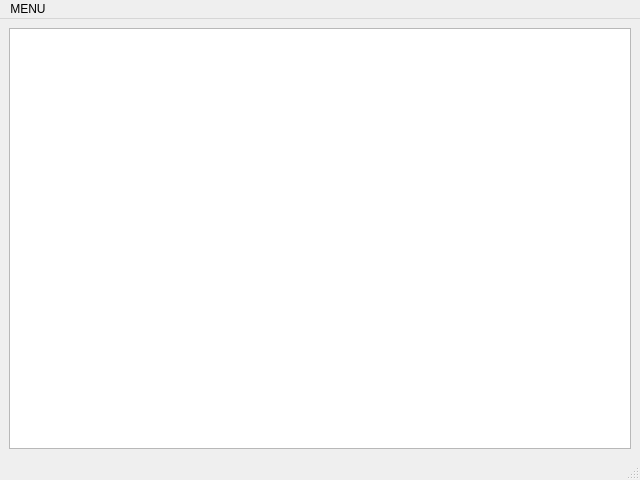
<?xml version="1.0" encoding="UTF-8"?>
<ui version="4.0">
 <class>MainWindow</class>
 <widget class="QMainWindow" name="MainWindow">
  <property name="geometry">
   <rect>
    <x>0</x>
    <y>0</y>
    <width>640</width>
    <height>480</height>
   </rect>
  </property>
  <property name="windowTitle">
   <string>Text Editor</string>
  </property>
  <widget class="QWidget" name="centralwidget">
   <layout class="QGridLayout" name="gridLayout">
    <item row="0" column="0">
     <widget class="QTextEdit" name="textEdit"/>
    </item>
   </layout>
  </widget>
  <widget class="QMenuBar" name="menubar">
   <property name="geometry">
    <rect>
     <x>0</x>
     <y>0</y>
     <width>640</width>
     <height>23</height>
    </rect>
   </property>
   <widget class="QMenu" name="menuFile">
    <property name="title">
     <string>MENU</string>
    </property>
    <addaction name="actionOpen"/>
    <addaction name="actionSave"/>
    <addaction name="separator"/>
    <addaction name="actionExit"/>
   </widget>
   <addaction name="menuFile"/>
  </widget>
  <widget class="QStatusBar" name="statusbar"/>
  <action name="actionOpen">
   <property name="text">
    <string>Abrir documento</string>
   </property>
  </action>
  <action name="actionSave">
   <property name="text">
    <string>salvar</string>
   </property>
  </action>
  <action name="actionExit">
   <property name="text">
    <string>Sair</string>
   </property>
  </action>
 </widget>
 <resources/>
 <connections/>
</ui>
